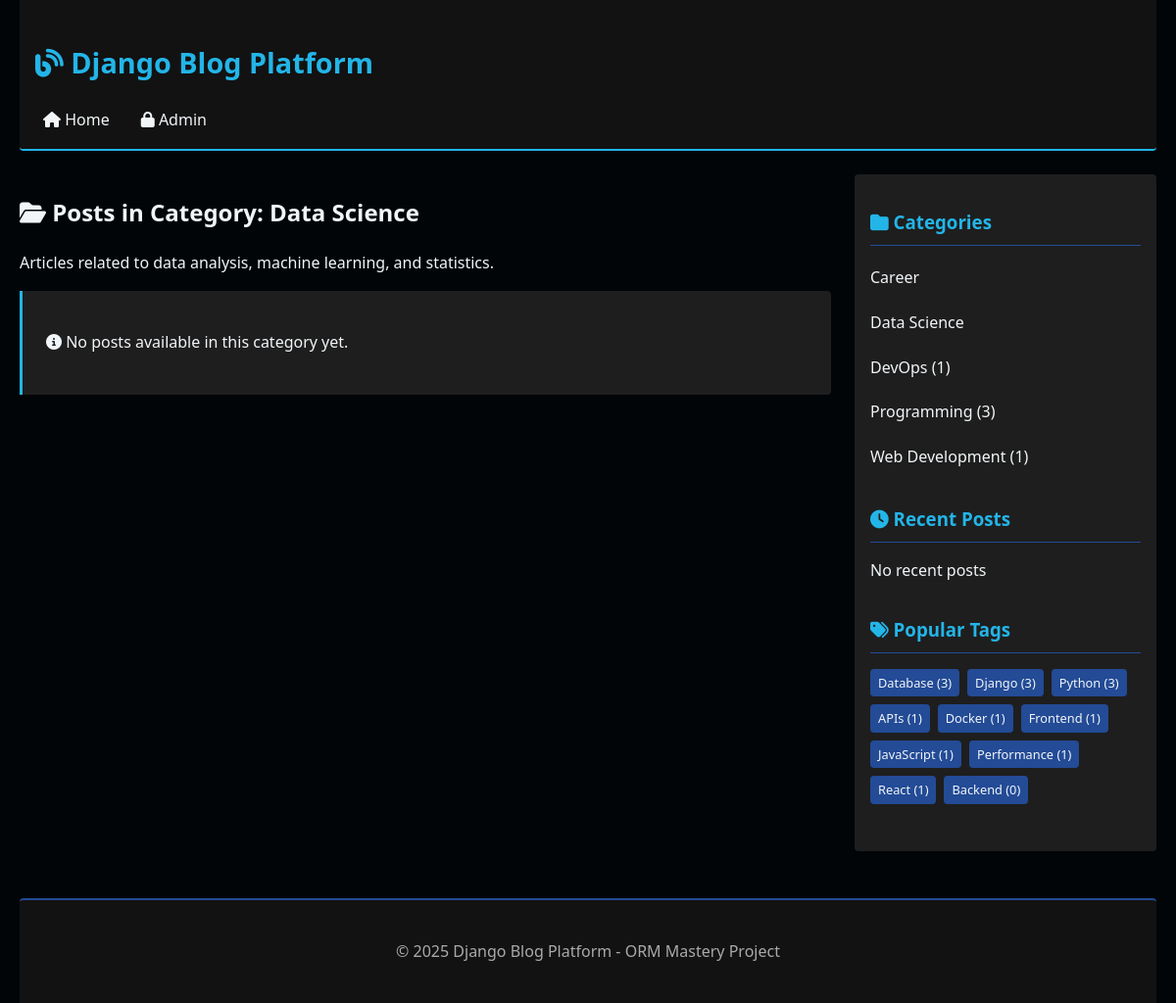
The page /category/data-science/ on the database its author committed.
### blog/models.py (models this page shows, shortened)
class Category(models.Model):
    name = models.CharField(max_length=100)
    slug = models.SlugField(unique=True)
    description = models.TextField(blank=True)
    class Meta:
        verbose_name_plural = "categories"
        ordering = ['name']

class Tag(models.Model):
    name = models.CharField(max_length=50)
    slug = models.SlugField(unique=True)
    class Meta:
        ordering = ['name']

### blog/views.py (the view)
# urls.py: path('category/<slug:slug>/', views.CategoryPostListView.as_view(), name='category_detail'),
class CategoryPostListView(ListView):
    model = Post
    template_name = 'blog/category_posts.html'
    context_object_name = 'posts'
    paginate_by = 5
    def get_queryset(self):
        self.category = Category.objects.get(slug=self.kwargs['slug'])
        return Post.blog_objects.by_category(self.category.slug)
    def get_context_data(self, **kwargs):
        context = super().get_context_data(**kwargs)
        context['category'] = self.category
        context['categories'] = Category.objects.annotate(
            posts_count=Count('posts')
        )
        context['tags'] = Tag.objects.annotate(
            posts_count=Count('posts')
        ).order_by('-posts_count')[:10]
        return context

### blog/managers.py (called while the page is built)
    def published(self):
        return self.filter(
            status='published',
            published_at__lte=timezone.now()
        )

    def by_category(self, category_slug):
        return self.published().filter(category__slug=category_slug)

### blog/templates/blog/category_posts.html (shortened to what this page needs)
{% extends "blog/base.html" %}
{% block content %}
    <h2><i class="fas fa-folder-open"></i> Posts in Category: {{ category.name }}</h2>
    {% if category.description %}
        <div class="category-description">
            {{ category.description|linebreaks }}
        </div>
    {% endif %}
    {% for post in posts %}
        <article class="post">
            <h3 class="post__title">
                <a href="{% url 'blog:post_detail' post.slug %}" class="post__link">{{ post.title }}</a>
            </h3>
            <div class="post__meta">
                <span><i class="fas fa-user"></i> {{ post.author.username }}</span>
                <span><i class="fas fa-calendar"></i> {{ post.created_at|date:"F j, Y" }}</span>
                <span><i class="fas fa-comments"></i> {{ post.comments.count }} comments</span>
            </div>
            {% if post.featured_image %}
                <img src="{{ post.featured_image.url }}" alt="{{ post.title }}" class="post__image">
            {% endif %}
            <div class="post__content">
                {{ post.content|truncatewords:50|linebreaks }}
                <a href="{% url 'blog:post_detail' post.slug %}" class="post__link">Read more <i class="fas fa-arrow-right"></i></a>
            </div>
            {% if post.tags.all %}
                <div class="post__tags">
                    {% for tag in post.tags.all %}
                        <a href="{% url 'blog:tag_detail' tag.slug %}" class="tag">
                            <i class="fas fa-tag"></i> {{ tag.name }}
                        </a>
                    {% endfor %}
                </div>
            {% endif %}
        </article>
    {% empty %}
        <div class="post">
            <p><i class="fas fa-info-circle"></i> No posts available in this category yet.</p>
        </div>
    {% endfor %}
{% endblock %}

### blog/templates/blog/base.html (shortened to what this page needs)
<!DOCTYPE html>
<html lang="en">
<head>
    <link rel="stylesheet" href="https://cdnjs.cloudflare.com/ajax/libs/font-awesome/6.4.0/css/all.min.css">
    <link rel="stylesheet" href="/static/css/style.css">
</head>
<body>
    <header class="header">
        <h1><a href="{% url 'blog:post_list' %}" class="header__title">
            <i class="fas fa-blog"></i> Django Blog Platform
        </a></h1>
        <nav class="header__nav">
            <ul class="header__nav-list">
                <li><a href="{% url 'blog:post_list' %}" class="header__nav-link">
                    <i class="fas fa-home"></i> Home
                </a></li>
                <li><a href="{% url 'admin:index' %}" class="header__nav-link">
                    <i class="fas fa-lock"></i> Admin
                </a></li>
            </ul>
        </nav>
    </header>
    <div class="layout">
        <main class="layout__main">
            {% block content %}{% endblock %}
        </main>
        <aside class="layout__sidebar">
            <section class="sidebar__section">
                <h3 class="sidebar__title">
                    <i class="fas fa-folder"></i> Categories
                </h3>
                <ul class="sidebar__list">
                    {% for category in categories %}
                        <li class="sidebar__item">
                            <a href="{% url 'blog:category_detail' category.slug %}" class="sidebar__link">
                                {{ category.name }} {% if category.posts_count %}({{ category.posts_count }}){% endif %}
                            </a>
                        </li>
                    {% empty %}
                        <li class="sidebar__item">No categories available</li>
                    {% endfor %}
                </ul>
            </section>
            <section class="sidebar__section">
                <h3 class="sidebar__title">
                    <i class="fas fa-clock"></i> Recent Posts
                </h3>
                <ul class="sidebar__list">
                    {% for post in recent_posts %}
                        <li class="sidebar__item">
                            <a href="{% url 'blog:post_detail' post.slug %}" class="sidebar__link">
                                {{ post.title }}
                            </a>
                        </li>
                    {% empty %}
                        <li class="sidebar__item">No recent posts</li>
                    {% endfor %}
                </ul>
            </section>
            <section class="sidebar__section">
                <h3 class="sidebar__title">
                    <i class="fas fa-tags"></i> Popular Tags
                </h3>
                <div class="post__tags">
                    {% for tag in tags %}
                        <a href="{% url 'blog:tag_detail' tag.slug %}" class="tag">
                            {{ tag.name }} ({{ tag.posts_count }})
                        </a>
                    {% empty %}
                        <p>No tags available</p>
                    {% endfor %}
                </div>
            </section>
        </aside>
    </div>
    <footer class="footer">
        <p>&copy; {% now "Y" %} Django Blog Platform - ORM Mastery Project</p>
    </footer>
</body>
</html>

### blog/static/css/style.css (style rules this page uses)
:root { --color-primary: #23B5E8; --color-secondary: #234B96; --color-success: #23B58B; --color-warning: #E8B523; --color-danger: #E23B58; --color-black: #010508; --color-white: #F1F5F8; }
body { font-family: 'Segoe UI', Tahoma, Geneva, Verdana, sans-serif; line-height: 1.6; color: var(--color-white); background-color: var(--color-black); max-width: 1200px; margin: 0 auto; padding: 0 20px; }
.header { background-color: #121212; padding: 1rem; margin-bottom: 1.5rem; border-bottom: 2px solid var(--color-primary); border-radius: 0 0 4px 4px; }
.header__title { color: var(--color-primary); text-decoration: none; font-size: 1.8rem; }
.header__nav { margin-top: 0.5rem; }
.header__nav-list { display: flex; list-style: none; padding: 0; margin: 0; gap: 1rem; }
.header__nav-link { color: var(--color-white); text-decoration: none; padding: 0.5rem; border-radius: 4px; transition: all 0.3s ease; }
.layout { display: flex; flex-wrap: wrap; gap: 1.5rem; }
.layout__main { flex: 3; min-width: 60%; }
.layout__sidebar { flex: 1; min-width: 250px; background-color: #1E1E1E; padding: 1rem; border-radius: 4px; align-self: flex-start; }
.post { background-color: #1E1E1E; border-left: 3px solid var(--color-primary); padding: 1.5rem; margin-bottom: 1.5rem; border-radius: 0 4px 4px 0; transition: transform 0.3s ease, box-shadow 0.3s ease; }
.post__tags { margin-top: 1rem; display: flex; flex-wrap: wrap; gap: 0.5rem; }
.tag { background-color: var(--color-secondary); color: var(--color-white); padding: 0.25rem 0.5rem; border-radius: 4px; font-size: 0.8rem; text-decoration: none; transition: all 0.3s ease; }
.sidebar__section { margin-bottom: 2rem; }
.sidebar__title { color: var(--color-primary); border-bottom: 1px solid var(--color-secondary); padding-bottom: 0.5rem; margin-bottom: 1rem; }
.sidebar__list { list-style: none; padding: 0; }
.sidebar__item { margin-bottom: 0.75rem; }
.sidebar__link { color: var(--color-white); text-decoration: none; padding: 0.25rem 0; display: block; transition: all 0.3s ease; }
.footer { background-color: #121212; color: #AAAAAA; padding: 1.5rem; margin-top: 3rem; text-align: center; border-top: 2px solid var(--color-secondary); border-radius: 4px 4px 0 0; }

### rows shown on the page
Category: name "Data Science", description "Articles related to data analysis, machine learning, and statistics."
Category: name "Career"
Category: name "DevOps", posts_count "1"
Category: name "Programming", posts_count "3"
Category: name "Web Development", posts_count "1"
Tag: name "Database", posts_count "3"
Tag: name "Django", posts_count "3"
Tag: name "Python", posts_count "3"
Tag: name "APIs", posts_count "1"
Tag: name "Docker", posts_count "1"
Tag: name "Frontend", posts_count "1"
Tag: name "JavaScript", posts_count "1"
Tag: name "Performance", posts_count "1"
Tag: name "React", posts_count "1"
Tag: name "Backend", posts_count "0"
